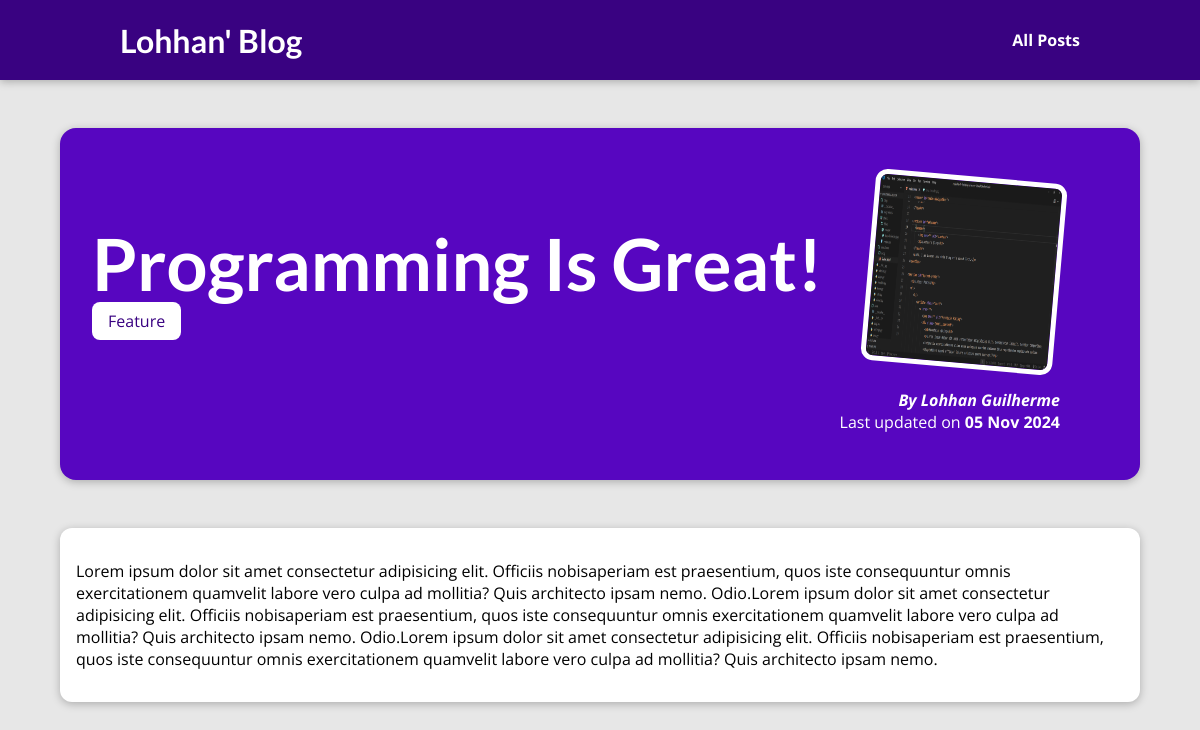
The page /posts/programming-is-great on the database its author committed.
### blog/models.py (models this page shows, shortened)
class Post(models.Model):
   title = models.CharField(max_length=150)
   author = models.ForeignKey(Author, on_delete=models.SET_NULL, null=True, related_name="posts")
   excerpt = models.CharField(max_length=200)
   image_name = models.CharField(max_length=100)
   date = models.DateField(auto_now=True)
   slug = models.SlugField(null=True, blank=True, unique=True)
   content = models.TextField(validators=[MinLengthValidator(10)])
   tag = models.ManyToManyField(Tag, related_name="posts")

class Tag(models.Model):
   caption = models.CharField(max_length=20)

class Author(models.Model):
   first_name = models.CharField(max_length=80)
   last_name = models.CharField(max_length=80)
   email_adress = models.EmailField()
   def __str__(self):
      return f"{self.first_name} {self.last_name}"

### blog/views.py (the view)
# urls.py: path("posts/<slug:slug>", views.post_details, name="post_details"),
def post_details(request, slug):
      indentified_post = Post.objects.get(slug=slug)
      return render(request, "blog/post-details.html", {"post": indentified_post, "post_tag": indentified_post.tag.all()})

### blog/templates/blog/post-details.html (shortened to what this page needs)
{% extends "base.html" %}
{% load static %}
{% block css_files %}
<link rel="stylesheet" href="{% static "blog/post-details.css" %}">
{% endblock css_files %}
{% block body %}
<section id="summary">
   <h2>{{post.title}}</h2>
   <div>
      {% for tag in post_tag %}
         <span class="tag">{{tag.caption}}</span>
      {% endfor %}
   </div>
   <article>
      <img src="{% static "blog/images/"|add:post.image_name %}" alt="{{post.title}}">
      <address>By <a href="mailto:{{ post.author.email_adress }}">{{post.author}}</a></address>
      <div>Last updated on <time>{{post.date|date:"d M Y"}}</time></div>
   </article>
</section>
<main>
   {{post.content|linebreaks}}
</main>
{% endblock body %}

### static/base.css (style rules this page uses)
* { box-sizing: border-box; }
html { font-family: 'Open Sans', 'Lato', sans-serif; }
body { margin: 0; }
h1, h2, h3 { font-family: 'Lato', sans-serif; font-weight: bold; }

### blog/static/blog/post-details.css (style rules this page uses)
body { background-color: #e7e7e7; }
#summary { margin: 8rem auto 3rem auto; padding: 2rem; width: 90%; max-width: 90rem; border-radius: 16px; background-color: #5706c0; position: relative; box-shadow: 0 2px 8px rgba(0, 0, 0, 0.25); height: 22rem; }
#summary h2 { color: white; font-size: 4.5rem; margin-bottom: 0.25rem; }
#summary article { position: absolute; top: 2rem; right: 3rem; padding: 1rem 2rem; border-radius: 12px; text-align: right; color: white; }
#summary article img { width: 12rem; height: 12rem; border-radius: 12px; transform: rotateZ(5deg); border: 5px solid white; margin-bottom: 1rem; }
#summary address { font-weight: bold; }
#summary a { color: white; text-decoration: none; }
#summary time { font-weight: bold; }
main { width: 90%; max-width: 90rem; margin: 3rem auto; background-color: white; padding: 1rem; border-radius: 12px; box-shadow: 0 2px 8px rgba(0, 0, 0, 0.25); }
.tag { background-color: white; color: #390281; padding: 0.5rem 1rem; border-radius: 8px; }

### rows shown on the page
Post: title "Programming Is Great!", image_name (picture), author "Lohhan Guilherme", date "05 Nov 2024", content "Lorem ipsum dolor sit amet consectetur adipisicing elit. Officiis nobisaperiam est praesentium, quos iste consequuntur omnis exercitationem quamvelit labore vero culpa ad mollitia? Quis architecto ipsam nemo. Odio.Lorem ipsum dolor sit amet consectetur adipisicing elit. Officiis nobisaperiam est praesentium, quos iste consequuntur omnis exercitationem quamvelit labore vero culpa ad mollitia? Quis architecto ipsam nemo. Odio.Lorem ipsum dolor sit amet consectetur adipisicing elit. Officiis nobisaperiam est praesentium, quos iste consequuntur omnis exercitationem quamvelit labore vero culpa ad mollitia? Quis architecto ipsam nemo."
Tag: caption "Feature"
